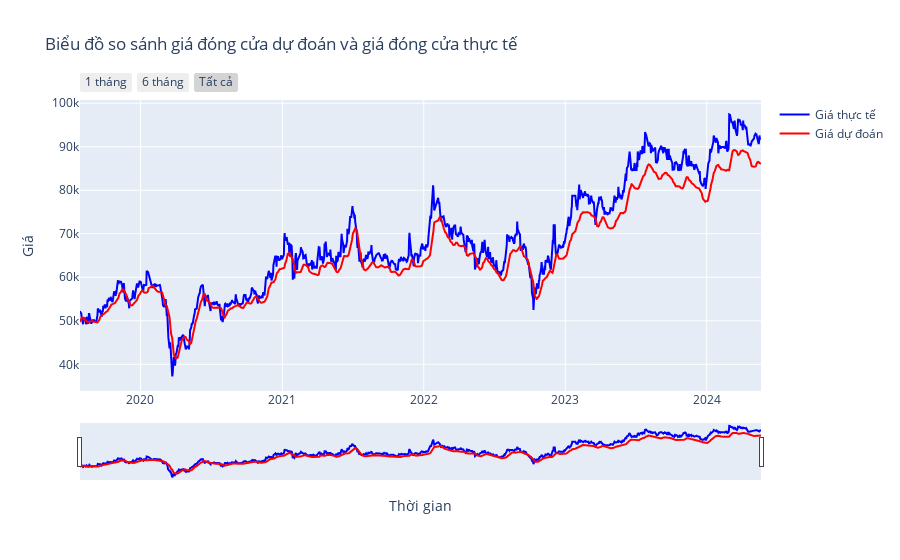

Notebook code cell kept with this figure:
### Code cell
# Trực quan hóa so sánh giá dự đoán và giá thực tế
times_str = [str(time) for time in times]

fig = go.Figure()
fig.add_trace(go.Scatter(x=times_str, y=y_train.flatten(), mode='lines', name='Giá thực tế', line=dict(color='blue')))
fig.add_trace(go.Scatter(x=times_str, y=y_predict.flatten(), mode='lines', name='Giá dự đoán', line=dict(color='red')))

fig.update_layout(
    title='Biểu đồ so sánh giá đóng cửa dự đoán và giá đóng cửa thực tế',
    xaxis_title='Thời gian',
    yaxis_title='Giá',
    xaxis=dict(
        rangeselector=dict(
            buttons=list([
                dict(count=1, label='1 tháng', step='month', stepmode='backward'),
                dict(count=6, label='6 tháng', step='month', stepmode='backward'),
                dict(label='Tất cả',step='all')
            ])
        ),
        rangeslider=dict(visible=True),
        type='date'
    )
)

# Show plot
fig.show()

### Figure 1 — Plotly figure (JSON) as saved in the notebook; plotly's stock layout.template omitted (floating-point values rounded to 4 significant figures; data arrays with more than 128 entries replaced by an {"elided": "..."} marker saying what was removed)
{"data": [{"line": {"color": "blue"}, "mode": "lines", "name": "Giá thực tế", "type": "scatter", "x": {"elided": "1203 str values"}, "y": {"elided": "1203 float values"}}, {"line": {"color": "red"}, "mode": "lines", "name": "Giá dự đoán", "type": "scatter", "x": {"elided": "1203 str values"}, "y": {"elided": "1203 float values"}}], "layout": {"title": {"text": "Biểu đồ so sánh giá đóng cửa dự đoán và giá đóng cửa thực tế"}, "xaxis": {"rangeselector": {"buttons": [{"count": 1, "label": "1 tháng", "step": "month", "stepmode": "backward"}, {"count": 6, "label": "6 tháng", "step": "month", "stepmode": "backward"}, {"label": "Tất cả", "step": "all"}]}, "rangeslider": {"visible": true}, "title": {"text": "Thời gian"}, "type": "date"}, "yaxis": {"title": {"text": "Giá"}}}}
